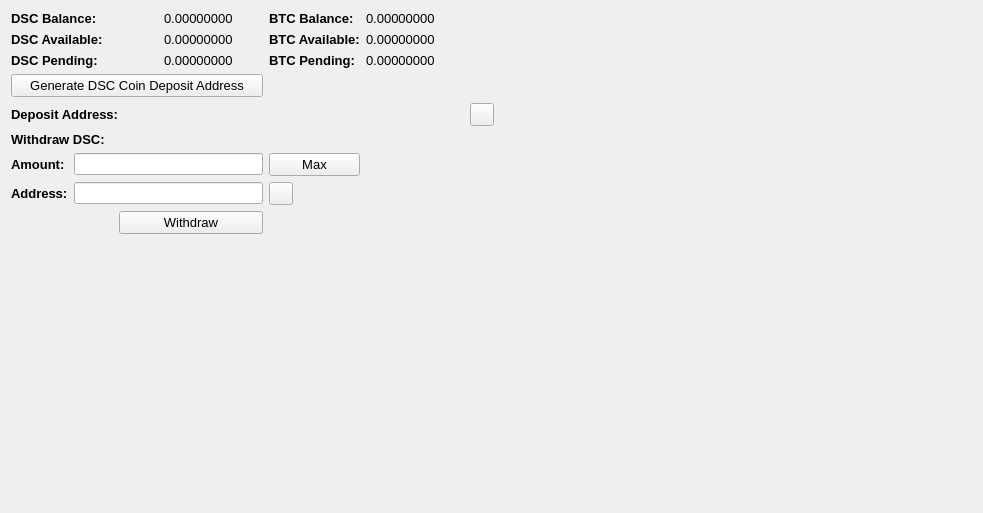
     <widget class="QWidget" name="BalanceTab">
      <attribute name="title">
       <string>Balance</string>
      </attribute>
      <layout class="QGridLayout" name="gridLayout_2">
       <item row="0" column="0" colspan="2">
        <widget class="QLabel" name="label_11">
         <property name="font">
          <font>
           <pointsize>10</pointsize>
           <weight>75</weight>
           <bold>true</bold>
          </font>
         </property>
         <property name="text">
          <string>DSC Balance:</string>
         </property>
        </widget>
       </item>
       <item row="0" column="3">
        <widget class="QLabel" name="DSCBalanceLabel">
         <property name="font">
          <font>
           <pointsize>10</pointsize>
          </font>
         </property>
         <property name="text">
          <string>0.00000000</string>
         </property>
         <property name="textInteractionFlags">
          <set>Qt::LinksAccessibleByMouse|Qt::TextSelectableByMouse</set>
         </property>
        </widget>
       </item>
       <item row="0" column="4">
        <widget class="QLabel" name="label_12">
         <property name="font">
          <font>
           <pointsize>10</pointsize>
           <weight>75</weight>
           <bold>true</bold>
          </font>
         </property>
         <property name="text">
          <string>BTC Balance:</string>
         </property>
        </widget>
       </item>
       <item row="0" column="5">
        <widget class="QLabel" name="BitcoinBalanceLabel">
         <property name="font">
          <font>
           <pointsize>10</pointsize>
          </font>
         </property>
         <property name="text">
          <string>0.00000000</string>
         </property>
         <property name="textInteractionFlags">
          <set>Qt::LinksAccessibleByMouse|Qt::TextSelectableByMouse</set>
         </property>
        </widget>
       </item>
       <item row="0" column="7" rowspan="10">
        <spacer name="horizontalSpacer_4">
         <property name="orientation">
          <enum>Qt::Horizontal</enum>
         </property>
         <property name="sizeHint" stdset="0">
          <size>
           <width>478</width>
           <height>488</height>
          </size>
         </property>
        </spacer>
       </item>
       <item row="1" column="0" colspan="2">
        <widget class="QLabel" name="label_13">
         <property name="font">
          <font>
           <pointsize>10</pointsize>
           <weight>75</weight>
           <bold>true</bold>
          </font>
         </property>
         <property name="text">
          <string>DSC Available:</string>
         </property>
        </widget>
       </item>
       <item row="1" column="3">
        <widget class="QLabel" name="DSCAvailableLabel_2">
         <property name="font">
          <font>
           <pointsize>10</pointsize>
          </font>
         </property>
         <property name="text">
          <string>0.00000000</string>
         </property>
         <property name="textInteractionFlags">
          <set>Qt::LinksAccessibleByMouse|Qt::TextSelectableByMouse</set>
         </property>
        </widget>
       </item>
       <item row="1" column="4">
        <widget class="QLabel" name="label_15">
         <property name="font">
          <font>
           <pointsize>10</pointsize>
           <weight>75</weight>
           <bold>true</bold>
          </font>
         </property>
         <property name="text">
          <string>BTC Available:</string>
         </property>
        </widget>
       </item>
       <item row="1" column="5">
        <widget class="QLabel" name="BitcoinAvailableLabel">
         <property name="font">
          <font>
           <pointsize>10</pointsize>
          </font>
         </property>
         <property name="text">
          <string>0.00000000</string>
         </property>
         <property name="textInteractionFlags">
          <set>Qt::LinksAccessibleByMouse|Qt::TextSelectableByMouse</set>
         </property>
        </widget>
       </item>
       <item row="2" column="0" colspan="2">
        <widget class="QLabel" name="label_14">
         <property name="font">
          <font>
           <pointsize>10</pointsize>
           <weight>75</weight>
           <bold>true</bold>
          </font>
         </property>
         <property name="text">
          <string>DSC Pending:</string>
         </property>
        </widget>
       </item>
       <item row="2" column="3">
        <widget class="QLabel" name="DSCPendingLabel">
         <property name="font">
          <font>
           <pointsize>10</pointsize>
          </font>
         </property>
         <property name="text">
          <string>0.00000000</string>
         </property>
         <property name="textInteractionFlags">
          <set>Qt::LinksAccessibleByMouse|Qt::TextSelectableByMouse</set>
         </property>
        </widget>
       </item>
       <item row="2" column="4">
        <widget class="QLabel" name="label_31">
         <property name="font">
          <font>
           <pointsize>10</pointsize>
           <weight>75</weight>
           <bold>true</bold>
          </font>
         </property>
         <property name="text">
          <string>BTC Pending:</string>
         </property>
        </widget>
       </item>
       <item row="2" column="5">
        <widget class="QLabel" name="BitcoinPendingLabel">
         <property name="font">
          <font>
           <pointsize>10</pointsize>
          </font>
         </property>
         <property name="text">
          <string>0.00000000</string>
         </property>
         <property name="textInteractionFlags">
          <set>Qt::LinksAccessibleByMouse|Qt::TextSelectableByMouse</set>
         </property>
        </widget>
       </item>
       <item row="3" column="0" colspan="4">
        <widget class="QPushButton" name="GenDepositBTN">
         <property name="font">
          <font>
           <pointsize>10</pointsize>
          </font>
         </property>
         <property name="text">
          <string>Generate DSC Coin Deposit Address</string>
         </property>
        </widget>
       </item>
       <item row="4" column="0" colspan="3">
        <widget class="QLabel" name="label_33">
         <property name="font">
          <font>
           <pointsize>10</pointsize>
           <weight>75</weight>
           <bold>true</bold>
          </font>
         </property>
         <property name="text">
          <string>Deposit Address:</string>
         </property>
        </widget>
       </item>
       <item row="4" column="3" colspan="3">
        <widget class="QLabel" name="DepositAddressLabel">
         <property name="minimumSize">
          <size>
           <width>300</width>
           <height>0</height>
          </size>
         </property>
         <property name="palette">
          <palette>
           <active>
            <colorrole role="WindowText">
             <brush brushstyle="SolidPattern">
              <color alpha="255">
               <red>0</red>
               <green>0</green>
               <blue>0</blue>
              </color>
             </brush>
            </colorrole>
            <colorrole role="Text">
             <brush brushstyle="SolidPattern">
              <color alpha="255">
               <red>0</red>
               <green>0</green>
               <blue>255</blue>
              </color>
             </brush>
            </colorrole>
           </active>
           <inactive>
            <colorrole role="WindowText">
             <brush brushstyle="SolidPattern">
              <color alpha="255">
               <red>0</red>
               <green>0</green>
               <blue>0</blue>
              </color>
             </brush>
            </colorrole>
            <colorrole role="Text">
             <brush brushstyle="SolidPattern">
              <color alpha="255">
               <red>0</red>
               <green>0</green>
               <blue>255</blue>
              </color>
             </brush>
            </colorrole>
           </inactive>
           <disabled>
            <colorrole role="WindowText">
             <brush brushstyle="SolidPattern">
              <color alpha="255">
               <red>120</red>
               <green>120</green>
               <blue>120</blue>
              </color>
             </brush>
            </colorrole>
            <colorrole role="Text">
             <brush brushstyle="SolidPattern">
              <color alpha="255">
               <red>120</red>
               <green>120</green>
               <blue>120</blue>
              </color>
             </brush>
            </colorrole>
           </disabled>
          </palette>
         </property>
         <property name="font">
          <font>
           <pointsize>10</pointsize>
           <weight>75</weight>
           <bold>true</bold>
          </font>
         </property>
         <property name="text">
          <string/>
         </property>
         <property name="alignment">
          <set>Qt::AlignRight|Qt::AlignTrailing|Qt::AlignVCenter</set>
         </property>
         <property name="textInteractionFlags">
          <set>Qt::LinksAccessibleByMouse|Qt::TextSelectableByKeyboard|Qt::TextSelectableByMouse</set>
         </property>
        </widget>
       </item>
       <item row="4" column="6">
        <widget class="QToolButton" name="DepositCopyButton">
         <property name="toolTip">
          <string>Copy to clipboard</string>
         </property>
         <property name="text">
          <string/>
         </property>
         <property name="icon">
          <iconset resource="../bitcoin.qrc">
           <normaloff>:/icons/editcopy</normaloff>:/icons/editcopy</iconset>
         </property>
         <property name="shortcut">
          <string>Alt+P</string>
         </property>
        </widget>
       </item>
       <item row="5" column="0" colspan="2">
        <widget class="QLabel" name="label_34">
         <property name="font">
          <font>
           <pointsize>10</pointsize>
           <weight>75</weight>
           <bold>true</bold>
          </font>
         </property>
         <property name="text">
          <string>Withdraw DSC:</string>
         </property>
        </widget>
       </item>
       <item row="6" column="0">
        <widget class="QLabel" name="label_26">
         <property name="font">
          <font>
           <pointsize>10</pointsize>
           <weight>75</weight>
           <bold>true</bold>
          </font>
         </property>
         <property name="text">
          <string>Amount:</string>
         </property>
        </widget>
       </item>
       <item row="6" column="1" colspan="3">
        <widget class="QLineEdit" name="WithdrawUnitsInput">
         <property name="font">
          <font>
           <pointsize>9</pointsize>
           <weight>75</weight>
           <bold>true</bold>
          </font>
         </property>
         <property name="text">
          <string/>
         </property>
        </widget>
       </item>
       <item row="6" column="4">
        <widget class="QPushButton" name="Withdraw_Max_Amount">
         <property name="font">
          <font>
           <pointsize>10</pointsize>
          </font>
         </property>
         <property name="text">
          <string>Max</string>
         </property>
        </widget>
       </item>
       <item row="7" column="0">
        <widget class="QLabel" name="label_10">
         <property name="font">
          <font>
           <pointsize>10</pointsize>
           <weight>75</weight>
           <bold>true</bold>
          </font>
         </property>
         <property name="text">
          <string>Address:</string>
         </property>
        </widget>
       </item>
       <item row="7" column="1" colspan="3">
        <widget class="QLineEdit" name="WithdrawAddress">
         <property name="font">
          <font>
           <pointsize>9</pointsize>
           <weight>75</weight>
           <bold>true</bold>
          </font>
         </property>
        </widget>
       </item>
       <item row="7" column="4">
        <widget class="QToolButton" name="WithdrawPasteButton">
         <property name="toolTip">
          <string>Paste from clipboard</string>
         </property>
         <property name="text">
          <string/>
         </property>
         <property name="icon">
          <iconset resource="../bitcoin.qrc">
           <normaloff>:/icons/editpaste</normaloff>:/icons/editpaste</iconset>
         </property>
         <property name="shortcut">
          <string>Alt+P</string>
         </property>
        </widget>
       </item>
       <item row="8" column="2" colspan="2">
        <widget class="QPushButton" name="WithdrawUnitsBtn">
         <property name="font">
          <font>
           <pointsize>10</pointsize>
          </font>
         </property>
         <property name="text">
          <string>Withdraw</string>
         </property>
        </widget>
       </item>
       <item row="9" column="0" colspan="6">
        <spacer name="verticalSpacer">
         <property name="orientation">
          <enum>Qt::Vertical</enum>
         </property>
         <property name="sizeHint" stdset="0">
          <size>
           <width>428</width>
           <height>262</height>
          </size>
         </property>
        </spacer>
       </item>
      </layout>
      <zorder>label_31</zorder>
      <zorder>label_15</zorder>
      <zorder>label_12</zorder>
      <zorder>label_14</zorder>
      <zorder>label_13</zorder>
      <zorder>label_11</zorder>
      <zorder>BitcoinBalanceLabel</zorder>
      <zorder>DSCBalanceLabel</zorder>
      <zorder>DSCAvailableLabel_2</zorder>
      <zorder>DSCPendingLabel</zorder>
      <zorder>BitcoinAvailableLabel</zorder>
      <zorder>BitcoinPendingLabel</zorder>
      <zorder>label_33</zorder>
      <zorder>GenDepositBTN</zorder>
      <zorder>DepositAddressLabel</zorder>
      <zorder>Withdraw_Max_Amount</zorder>
      <zorder>label_34</zorder>
      <zorder>WithdrawUnitsInput</zorder>
      <zorder>label_10</zorder>
      <zorder>label_26</zorder>
      <zorder>WithdrawAddress</zorder>
      <zorder>WithdrawUnitsBtn</zorder>
      <zorder>horizontalSpacer_4</zorder>
      <zorder>verticalSpacer</zorder>
      <zorder>WithdrawPasteButton</zorder>
      <zorder>DepositCopyButton</zorder>
     </widget>
